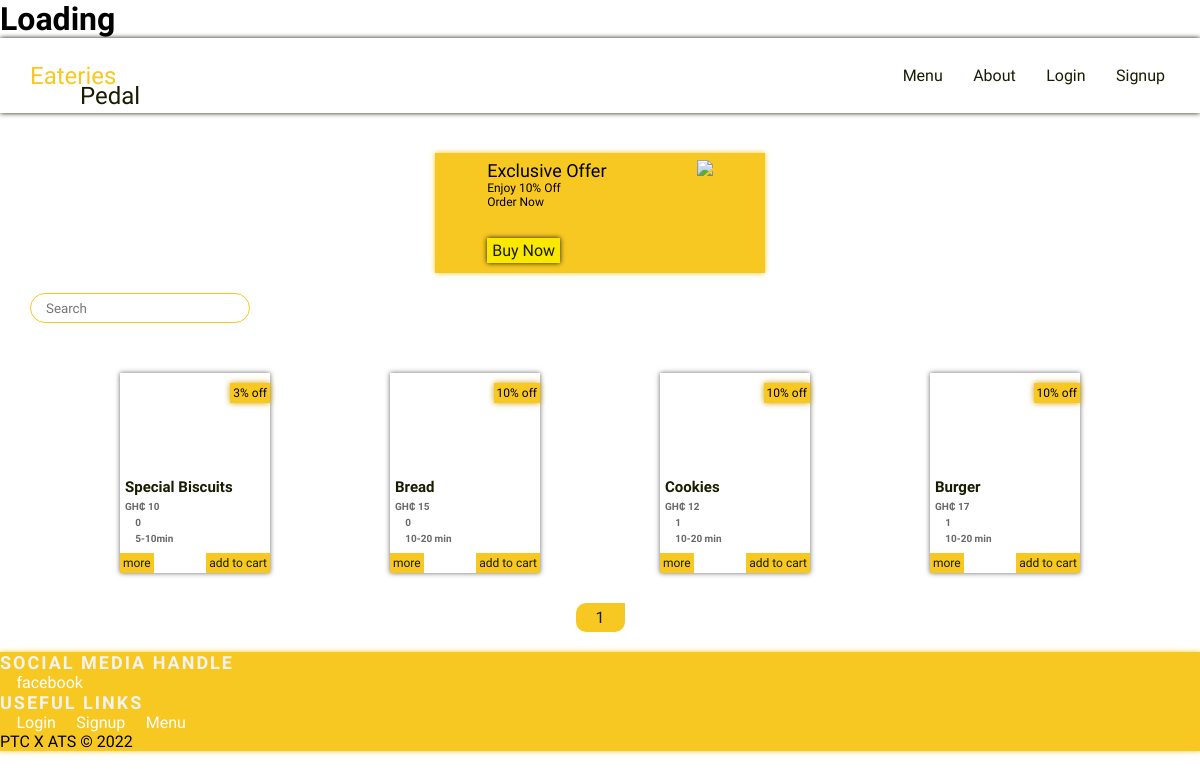
Before: /menu with the older database file.
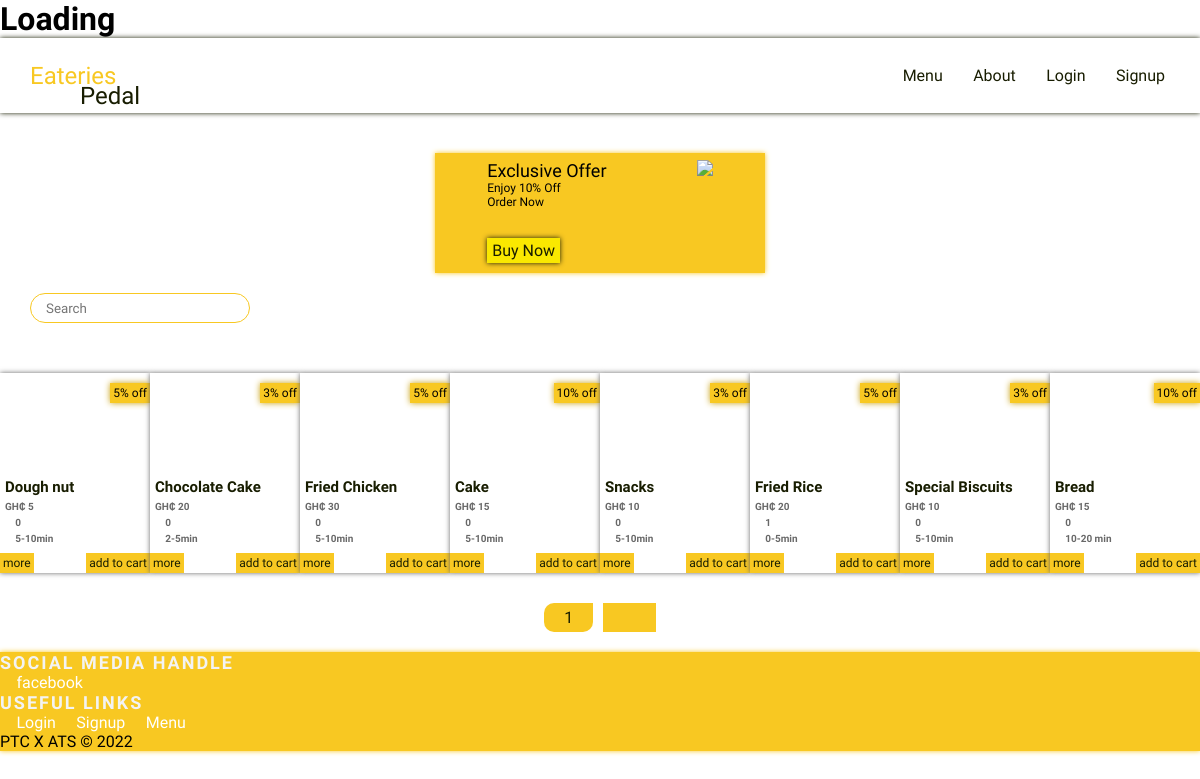
After: the same page with the newer database file.
### vendor/models.py (models this page shows, shortened)
class Food(models.Model):
    vendor = models.ForeignKey(VendorAcount, on_delete=models.CASCADE)
    name = models.CharField(max_length=255)
    photo = models.ImageField(upload_to='food-img/')
    price = models.IntegerField()
    offer = models.CharField(max_length=255, null=True, blank=True)
    ratings = models.IntegerField(default=0)
    delivery_time = models.CharField(max_length=50, null=True, blank=True)
    description = models.CharField(max_length=1024)
    food_url = models.CharField(max_length=255, null=True, blank=True)
    time_stamp = models.DateTimeField(auto_now=True, null=True, blank=True)

### home/views.py (the view)
# urls.py: path('menu', menuView, name='menu'),
def menuView(request):
    foods = Food.objects.order_by('-time_stamp')
    paginator = Paginator(foods, 8)
    page_request_var = 'page'
    page = request.GET.get(page_request_var)
    try:
        paginated_qs = paginator.page(page)
    except PageNotAnInteger:
        paginated_qs = paginator.page(1)
    except EmptyPage:
        paginated_qs = paginator.page(paginator.num_pages)
    context={
        'title': 'Menu',
        'foods': paginated_qs,
        'rpv': page_request_var,
        }
    return render(request, 'menu.html', context)

### templates/menu.html (shortened to what this page needs)
{% extends 'base.html' %}
{% load static %}
{% block content %}
<div class="mb-40 mi-30">
    <div class="flex-center">
        <div class="exclusive-card shadow-pr">
            <div class="text">
                <h1>Exclusive Offer</h1>
                <h2>Enjoy 10% Off <br> Order Now</h2>
                <a href="#" class="btn-pl  shadow">Buy Now</a>
            </div>
            <div class="food-img">
                <img src="{% static 'Assets/f2.png'%}" class="ex-img">
            </div>
        </div>
    </div>
        <form action="{% url 'home:foodSearch' %}" class="menubar mb-20">
            <input type="text" name="q" placeholder="Search" class="form-item"> <button type="submit" class="borderless text-pr search-btn"><i class="fa fa-search"></i></button>
        </form>
</div>
        {% if foods %}
        <div class="flex-wrap">
         {% for food in foods %}
         <div class="card-150 mb-10"  data-aos="flip-right" data-aos-delay="400">
            <div class="card-150-img-container">
            </div>
            <div class="card150-offer">{{food.offer}}</div>
            <div class="card150-content">
                <h1 class="card150-title">{{food.name}} </h1>
                <h1 class="card150-price">GH₵ {{food.price}} </h1>
                <h1 class="card150-rating"> <i class="fa fa-star text-pr"></i> {{food.ratings}} </h1>
                <h1 class="card150-time"><i class="fa fa-clock text-pr"></i> {{food.delivery_time}}</h1>
             </div>
            <a href="{% url 'home:food' food.food_url %}" class="card150-btn-lb">more</a>
            <a data-food="{{food.id}}" data-action="add" class="card150-btn-rb foodedit">add to cart</a>
        </div>
        {% endfor %}
    </div>
        {% else %}
        <h1 class="h1-pr mb-40"> No food available at the moment</h1>
         {% endif %}
        <div class="pagination flex-center mb-20">
          {% include 'pagination.html' %}
        </div>
{% endblock %}

Changed rows visible on the page:
no longer on this page (row unchanged): Food: offer "10% off", name "Cookies", price "12", ratings "1", delivery_time "10-20 min"
no longer on this page (row unchanged): Food: offer "10% off", name "Burger", price "17", ratings "1", delivery_time "10-20 min"
added Food: offer "5% off", name "Dough nut", price "5", ratings "0", delivery_time "5-10min"
added Food: offer "3% off", name "Chocolate Cake", price "20", ratings "0", delivery_time "2-5min"
added Food: offer "5% off", name "Fried Chicken", price "30", ratings "0", delivery_time "5-10min"
added Food: offer "10% off", name "Cake", price "15", ratings "0", delivery_time "5-10min"
added Food: offer "3% off", name "Snacks", price "10", ratings "0", delivery_time "5-10min"
added Food: offer "5% off", name "Fried Rice", price "20", ratings "1", delivery_time "0-5min"
